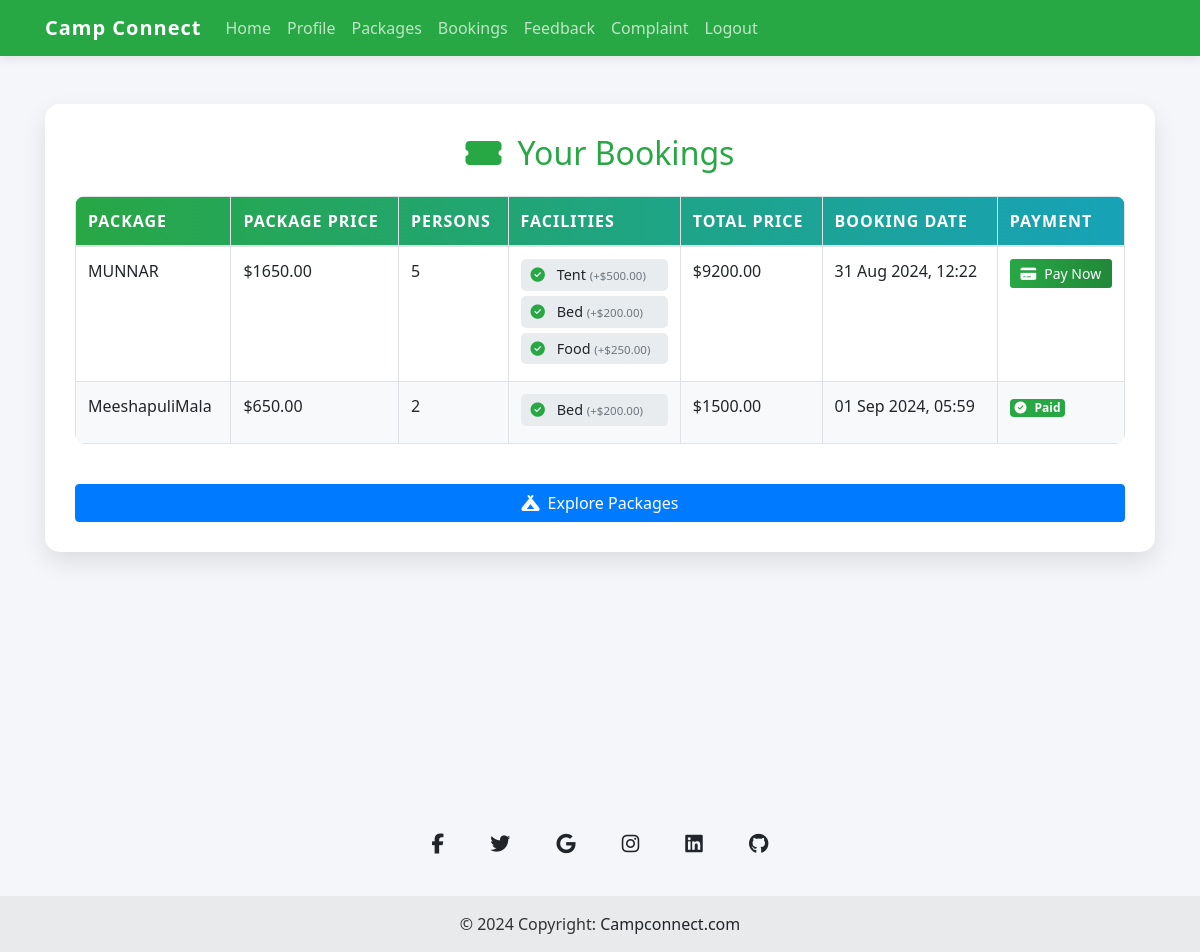
The page /User/view_bookings/ (signed in) on the database as committed earlier.
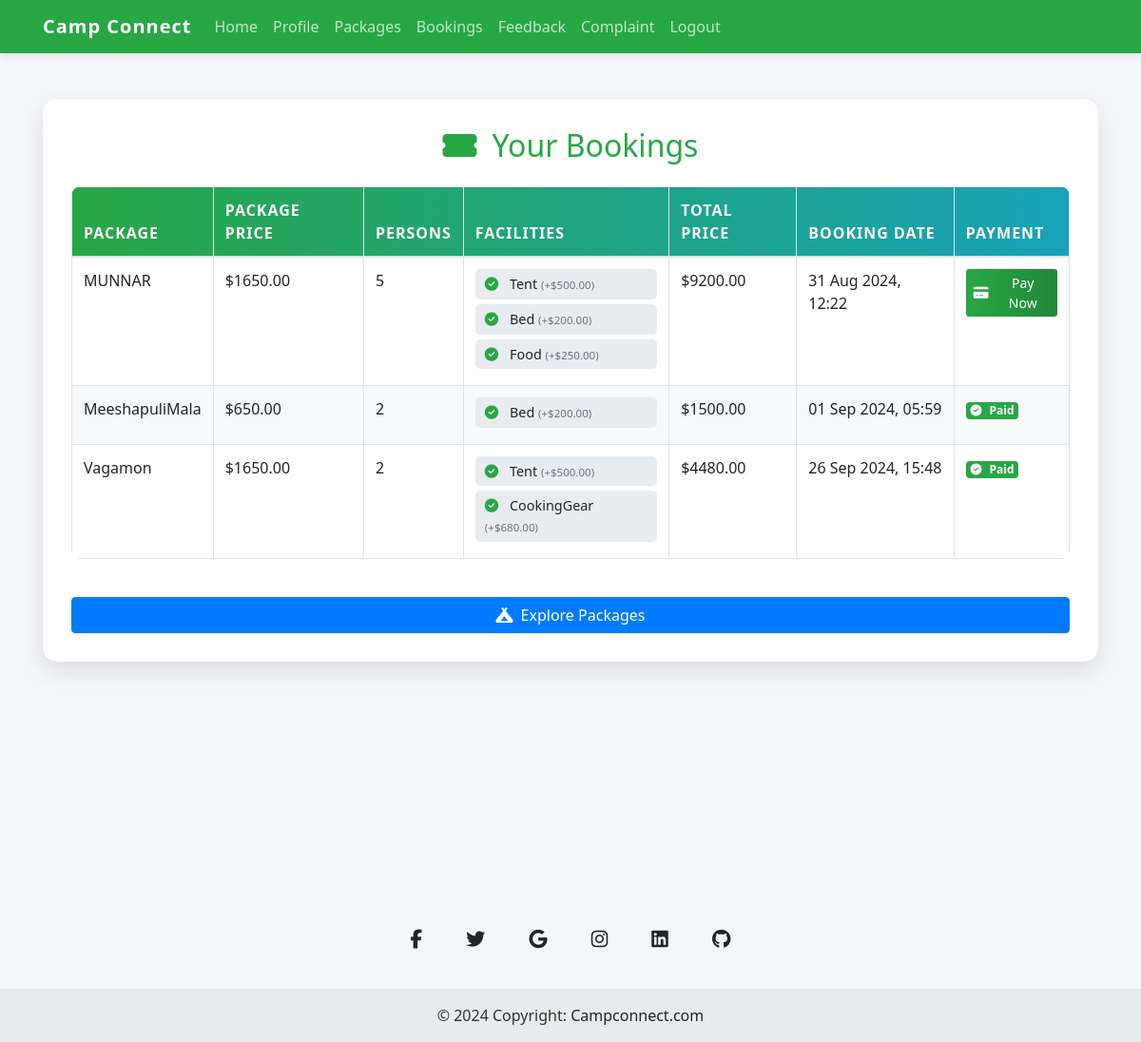
The same page on the database as committed later.
### User/models.py (models this page shows)
class Booking(models.Model):
    user = models.ForeignKey(User, on_delete=models.CASCADE, related_name='bookings')
    package = models.ForeignKey(CampPackage, on_delete=models.CASCADE, related_name='bookings')
    facilities = models.ManyToManyField(CampFacility, related_name='bookings', blank=True)
    number_of_persons = models.PositiveIntegerField()
    booking_date = models.DateTimeField(auto_now_add=True)
    @property
    def total_price(self):
        facilities_price = sum(facility.price_per_item for facility in self.facilities.all())
        return self.package.price * self.number_of_persons + facilities_price

### Camp/models.py (models this page shows)
class CampPackage(models.Model):
    camp = models.ForeignKey('Camp', on_delete=models.CASCADE, related_name='packages')
    package_name = models.CharField(max_length=100)
    description = models.TextField()
    location = models.TextField()
    camp_start_date = models.DateField(auto_now_add=True)
    camp_end_date = models.DateField()
    booking_start_date =models.DateField(auto_now_add=True)
    booking_end_date = models.DateField()
    max_people = models.PositiveIntegerField()
    facilities_provided = models.ManyToManyField('CampFacility', related_name='camp_packages', blank=True)
    price = models.DecimalField(max_digits=10, decimal_places=2)
    availability = models.BooleanField(default=True)
    images = models.ImageField(upload_to='package_images/', blank=True, null=True)

class CampFacility(models.Model):
    CAMP_ITEM_CHOICES = [
        ('Bed', 'Bed'),
        ('Tent', 'Tent'),
        ('Food', 'Food'),
        ('Stool', 'Stool'),
        ('SleepingBag', 'Sleeping Bag'),
        ('Lantern', 'Lantern'),
        ('CampFire', 'Camp Fire'),
        ('FirstAid', 'First Aid Kit'),
        ('CookingGear', 'Cooking Gear'),
        ('Water', 'Water Supply'),
    ]
    facility_name = models.CharField(max_length=100, choices=CAMP_ITEM_CHOICES)
    quantity_available = models.PositiveIntegerField(default=0)
    price_per_item = models.DecimalField(max_digits=10, decimal_places=2, default=0.00)
    description = models.TextField(blank=True, null=True)
    camp = models.ForeignKey('Camp', on_delete=models.CASCADE, related_name='facilities')

### User/views.py (the view)
# urls.py: path('view_bookings/', views.view_bookings, name='view_bookings'),
def view_bookings(request):
    user = User.objects.get(id=request.session.get('Uid'))
    bookings = user.bookings.all()
    return render(request, 'User/View_bookings.html', {'bookings': bookings})

### User/templates/User/View_bookings.html (shortened to what this page needs)
<!DOCTYPE html>
<html lang="en">
<head>
    <link href="https://maxcdn.bootstrapcdn.com/bootstrap/4.5.2/css/bootstrap.min.css" rel="stylesheet">
</head>
<body>
       <nav class="navbar navbar-expand-lg navbar-dark">
        <div class="container">
            <a class="navbar-brand" href="{% url 'User:User_home'%}">Camp Connect</a>
            <div class="collapse navbar-collapse" id="navbarNav">
                <ul class="navbar-nav ms-auto">
                    <li class="nav-item"><a class="nav-link" href="{% url 'User:User_home'%}">Home</a></li>
                    <li class="nav-item"><a class="nav-link" href="{% url 'User:view_profile'%}">Profile</a></li>
                    <li class="nav-item"><a class="nav-link" href="{% url 'User:view_all_packages'%}">Packages</a></li>
                    <li class="nav-item"><a class="nav-link" href="{% url 'User:view_bookings'%}">Bookings</a></li>
                    <li class="nav-item"><a class="nav-link" href="{% url 'User:add_feedback'%}">Feedback</a></li>
                    <li class="nav-item"><a class="nav-link" href="{% url 'User:submit_complaint'%}">Complaint</a></li>
                    <li class="nav-item"><a class="nav-link" href="{% url 'User:Index'%}">Logout</a></li>
                </ul>
            </div>
        </div>
    </nav>
    <div class="container mt-5">
        <div class="bookings-container">
            <h2 class="text-center mb-4" style="color: var(--primary-color);">
                <i class="fas fa-ticket-alt mr-3"></i>Your Bookings
            </h2>
            {% if bookings %}
                <div class="table-responsive">
                    <table class="table table-bordered table-bookings">
                        <thead>
                            <tr>
                                <th>Package</th>
                                <th>Package Price</th>
                                <th>Persons</th>
                                <th>Facilities</th>
                                <th>Total Price</th>
                                <th>Booking Date</th>
                                <th>Payment</th>
                            </tr>
                        </thead>
                        <tbody>
                            {% for booking in bookings %}
                                <tr>
                                    <td>{{ booking.package.package_name }}</td>
                                    <td>${{ booking.package.price }}</td>
                                    <td>{{ booking.number_of_persons }}</td>
                                    <td>
                                        <ul class="facilities-list">
                                            {% for facility in booking.facilities.all %}
                                                <li>
                                                    <i class="fas fa-check-circle mr-2 text-success"></i>
                                                    {{ facility.facility_name }}
                                                    <small class="text-muted">(+${{ facility.price_per_item }})</small>
                                                </li>
                                            {% endfor %}
                                        </ul>
                                    </td>
                                    <td>${{ booking.total_price }}</td>
                                    <td>{{ booking.booking_date|date:"d M Y, H:i" }}</td>
                                    <td>
                                        {% if booking.payment and booking.payment.payment_status == 'Completed' %}
                                            <span class="badge badge-success">
                                                <i class="fas fa-check-circle mr-2"></i>Paid
                                            </span>
                                        {% else %}
                                            <a href="{% url 'User:payment_page' booking.id %}" class="btn btn-custom btn-pay btn-sm">
                                                <i class="fas fa-credit-card mr-2"></i>Pay Now
                                            </a>
                                        {% endif %}
                                    </td>
                                </tr>
                            {% endfor %}
                        </tbody>
                    </table>
                </div>
            {% else %}
                <div class="empty-bookings">
                    <i class="fas fa-calendar-times"></i>
                    <h4>No Bookings Yet</h4>
                    <p>You haven't booked any packages. Explore our exciting camping opportunities!</p>
                </div>
            {% endif %}
            <div class="text-center mt-4">
                <a href="{% url 'User:view_all_packages' %}" class="btn btn-custom btn-primary">
                    <i class="fas fa-campground mr-2"></i>Explore Packages
                </a>
            </div>
        </div>
    </div>
    <br><br><br><br><br>
    <br><br><br><br><br>
<footer class="text-center bg-body-tertiary">
    <div class="container pt-4">
      <section class="mb-4">
        <a
          data-mdb-ripple-init
          class="btn btn-link btn-floating btn-lg text-body m-1"
          href="#!"
          role="button"
          data-mdb-ripple-color="dark"
          ><i class="fab fa-facebook-f"></i
        ></a>
        <a
          data-mdb-ripple-init
          class="btn btn-link btn-floating btn-lg text-body m-1"
          href="#!"
          role="button"
          data-mdb-ripple-color="dark"
          ><i class="fab fa-twitter"></i
        ></a>
        <a
          data-mdb-ripple-init
          class="btn btn-link btn-floating btn-lg text-body m-1"
          href="#!"
          role="button"
          data-mdb-ripple-color="dark"
          ><i class="fab fa-google"></i
        ></a>
        <a
          data-mdb-ripple-init
          class="btn btn-link btn-floating btn-lg text-body m-1"
          href="#!"
          role="button"
          data-mdb-ripple-color="dark"
          ><i class="fab fa-instagram"></i
        ></a>
        <a
          data-mdb-ripple-init
          class="btn btn-link btn-floating btn-lg text-body m-1"
          href="#!"
          role="button"
          data-mdb-ripple-color="dark"
          ><i class="fab fa-linkedin"></i
        ></a>
        <a
          data-mdb-ripple-init
          class="btn btn-link btn-floating btn-lg text-body m-1"
          href="#!"
          role="button"
          data-mdb-ripple-color="dark"
          ><i class="fab fa-github"></i
        ></a>
      </section>
    </div>
    <div class="text-center p-3" style="background-color: rgba(0, 0, 0, 0.05);">
      © 2024 Copyright:
      <a class="text-body" href="www.campconnect.com">Campconnect.com</a>
    </div>
  </footer>
</body>
</html>

### User/templates/User/View_bookings.html (style rules this page uses)
:root { --primary-color: #28a745; --secondary-color: #17a2b8; --accent-color: #ffc107; --background-color: #f4f6f9; --text-color: #333; }
body { background-color: var(--background-color); font-family: 'Segoe UI', Tahoma, Geneva, Verdana, sans-serif; color: var(--text-color); }
.bookings-container { background: white; border-radius: 15px; box-shadow: 0 10px 25px rgba(0,0,0,0.1); padding: 30px; transition: all 0.3s ease; }
.table-bookings { border-radius: 10px; overflow: hidden; }
.table-bookings thead { background: linear-gradient(to right, var(--primary-color), var(--secondary-color)); color: white; }
.table-bookings th { font-weight: 600; text-transform: uppercase; letter-spacing: 1px; }
.table-bookings tr:nth-child(even) { background-color: #f8f9fa; }
.facilities-list { list-style-type: none; padding: 0; margin: 0; }
.facilities-list li { background-color: #e9ecef; margin-bottom: 5px; padding: 5px 10px; border-radius: 5px; font-size: 0.9em; }
.btn-custom { transition: all 0.3s ease; display: flex; align-items: center; justify-content: center; }
.btn-pay { background: linear-gradient(to right, #28a745, #218838); border: none; color: white; }
.navbar { background-color: var(--primary-color); box-shadow: 0 2px 10px rgba(0,0,0,0.1); }
.navbar-brand { font-weight: bold; color: white !important; letter-spacing: 1px; }
.nav-link { color: rgba(255,255,255,0.7) !important; transition: all 0.3s ease; position: relative; }
.nav-link::after { content: ''; position: absolute; width: 0; height: 2px; bottom: -5px; left: 10%; background-color: var(--secondary-color); transition: all 0.3s ease; }

Rows that differ between the two databases and show on the page:
added Booking: package.package_name "Vagamon", package.price "1650.00", number_of_persons "2", total_price "4480.00", booking_date "26 Sep 2024, 15:48", shows "Paid", CampFacility (facility_name "Tent", price_per_item "500.00")
now on this page (row unchanged): CampFacility: facility_name "CookingGear", price_per_item "680.00", shown under "Vagamon"
